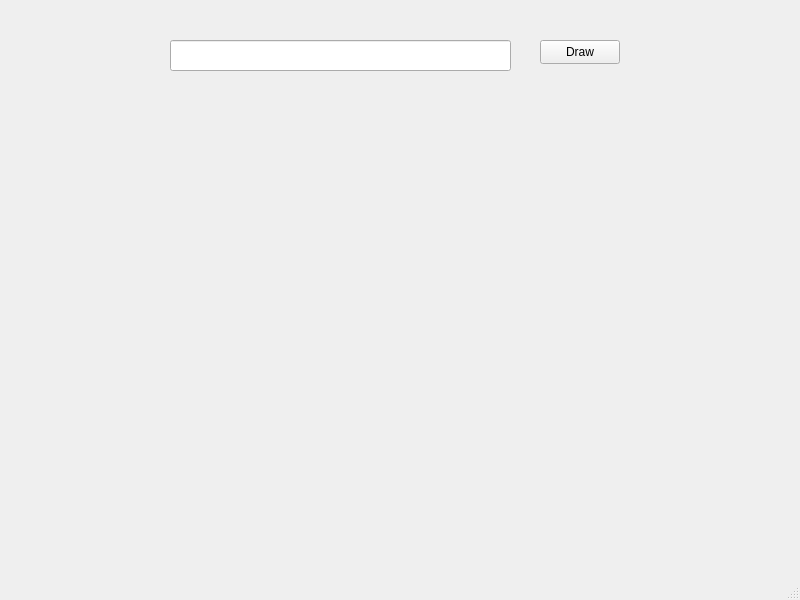
<?xml version="1.0" encoding="UTF-8"?>
<ui version="4.0">
 <class>MainWindow</class>
 <widget class="QMainWindow" name="MainWindow">
  <property name="geometry">
   <rect>
    <x>0</x>
    <y>0</y>
    <width>800</width>
    <height>600</height>
   </rect>
  </property>
  <property name="windowTitle">
   <string>MainWindow</string>
  </property>
  <widget class="QWidget" name="centralwidget">
   <widget class="QLineEdit" name="lineEdit">
    <property name="geometry">
     <rect>
      <x>170</x>
      <y>40</y>
      <width>341</width>
      <height>31</height>
     </rect>
    </property>
   </widget>
   <widget class="QPushButton" name="pushButton">
    <property name="geometry">
     <rect>
      <x>540</x>
      <y>40</y>
      <width>80</width>
      <height>24</height>
     </rect>
    </property>
    <property name="text">
     <string>Draw</string>
    </property>
   </widget>
  </widget>
  <widget class="QMenuBar" name="menubar">
   <property name="geometry">
    <rect>
     <x>0</x>
     <y>0</y>
     <width>800</width>
     <height>21</height>
    </rect>
   </property>
  </widget>
  <widget class="QStatusBar" name="statusbar"/>
 </widget>
 <resources/>
 <connections/>
</ui>
